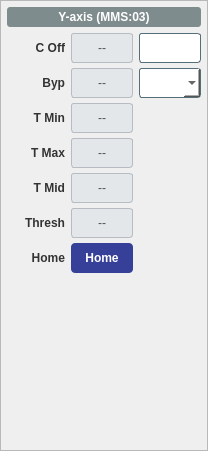
<widget class="QFrame" name="vcol_82"><property name="styleSheet"><string notr="true">QFrame#vcol_82 { border: 1px solid #A0A0A0; border-radius: 6px; }</string></property><property name="frameShape"><enum>QFrame::StyledPanel</enum></property><property name="maximumSize"><size><width>210</width><height>16777215</height></size></property><layout class="QVBoxLayout" name="cv_81"><property name="spacing"><number>6</number></property><property name="leftMargin"><number>6</number></property><property name="topMargin"><number>6</number></property><property name="rightMargin"><number>6</number></property><property name="bottomMargin"><number>6</number></property><item><widget class="QLabel" name="lbl_60"><property name="styleSheet"><string notr="true">background-color: #7F8C8D; color: white; font-weight: bold; padding: 3px; border-radius: 3px;</string></property><property name="text"><string>Y-axis (MMS:03)</string></property><property name="alignment"><set>Qt::AlignCenter</set></property></widget></item><item><layout class="QGridLayout" name="grid_78"><property name="horizontalSpacing"><number>6</number></property><property name="verticalSpacing"><number>5</number></property><item row="0" column="0"><widget class="QLabel" name="lbl_61"><property name="styleSheet"><string notr="true">color: #333; font-weight: bold;</string></property><property name="minimumSize"><size><width>58</width><height>30</height></size></property><property name="text"><string>C Off</string></property><property name="alignment"><set>Qt::AlignRight|Qt::AlignVCenter</set></property></widget></item><item row="0" column="1"><widget class="PyDMLabel" name="rb_62"><property name="minimumSize"><size><width>62</width><height>30</height></size></property><property name="maximumSize"><size><width>62</width><height>16777215</height></size></property><property name="sizePolicy"><sizepolicy hsizetype="Fixed" vsizetype="Fixed"><horstretch>0</horstretch><verstretch>0</verstretch></sizepolicy></property><property name="styleSheet"><string notr="true">background-color: #e4e7ea; color: #4a5259; border: 1px solid #b6bcc2; border-radius: 3px;</string></property><property name="alignment"><set>Qt::AlignCenter</set></property><property name="text"><string>--</string></property><property name="channel" stdset="0"><string>ca://${prefix}:MMS:03:fYCenterOffset_RBV</string></property></widget></item><item row="0" column="2"><widget class="PyDMLineEdit" name="set_63"><property name="minimumSize"><size><width>62</width><height>30</height></size></property><property name="maximumSize"><size><width>62</width><height>16777215</height></size></property><property name="sizePolicy"><sizepolicy hsizetype="Fixed" vsizetype="Fixed"><horstretch>0</horstretch><verstretch>0</verstretch></sizepolicy></property><property name="styleSheet"><string notr="true">background-color: #ffffff; color: #0c0c0c; border: 1px solid #546e7a; border-radius: 3px;</string></property><property name="alignment"><set>Qt::AlignCenter</set></property><property name="channel" stdset="0"><string>ca://${prefix}:MMS:03:fYCenterOffset</string></property></widget></item><item row="1" column="0"><widget class="QLabel" name="lbl_64"><property name="styleSheet"><string notr="true">color: #333; font-weight: bold;</string></property><property name="minimumSize"><size><width>58</width><height>30</height></size></property><property name="text"><string>Byp</string></property><property name="alignment"><set>Qt::AlignRight|Qt::AlignVCenter</set></property></widget></item><item row="1" column="1"><widget class="PyDMLabel" name="rb_65"><property name="minimumSize"><size><width>62</width><height>30</height></size></property><property name="maximumSize"><size><width>62</width><height>16777215</height></size></property><property name="sizePolicy"><sizepolicy hsizetype="Fixed" vsizetype="Fixed"><horstretch>0</horstretch><verstretch>0</verstretch></sizepolicy></property><property name="styleSheet"><string notr="true">background-color: #e4e7ea; color: #4a5259; border: 1px solid #b6bcc2; border-radius: 3px;</string></property><property name="alignment"><set>Qt::AlignCenter</set></property><property name="text"><string>--</string></property><property name="channel" stdset="0"><string>ca://${prefix}:MMS:03:bYEpsBypass_RBV</string></property></widget></item><item row="1" column="2"><widget class="PyDMEnumComboBox" name="cmb_66"><property name="minimumSize"><size><width>62</width><height>30</height></size></property><property name="maximumSize"><size><width>62</width><height>16777215</height></size></property><property name="sizePolicy"><sizepolicy hsizetype="Fixed" vsizetype="Fixed"><horstretch>0</horstretch><verstretch>0</verstretch></sizepolicy></property><property name="styleSheet"><string notr="true">background-color: #ffffff; color: #0c0c0c; border: 1px solid #546e7a; border-radius: 3px;</string></property><property name="channel" stdset="0"><string>ca://${prefix}:MMS:03:bYEpsBypass</string></property></widget></item><item row="2" column="0"><widget class="QLabel" name="lbl_67"><property name="styleSheet"><string notr="true">color: #333; font-weight: bold;</string></property><property name="minimumSize"><size><width>58</width><height>30</height></size></property><property name="text"><string>T Min</string></property><property name="alignment"><set>Qt::AlignRight|Qt::AlignVCenter</set></property></widget></item><item row="2" column="1"><widget class="PyDMLabel" name="rb_68"><property name="minimumSize"><size><width>62</width><height>30</height></size></property><property name="maximumSize"><size><width>62</width><height>16777215</height></size></property><property name="sizePolicy"><sizepolicy hsizetype="Fixed" vsizetype="Fixed"><horstretch>0</horstretch><verstretch>0</verstretch></sizepolicy></property><property name="styleSheet"><string notr="true">background-color: #e4e7ea; color: #4a5259; border: 1px solid #b6bcc2; border-radius: 3px;</string></property><property name="alignment"><set>Qt::AlignCenter</set></property><property name="text"><string>--</string></property><property name="channel" stdset="0"><string>ca://${prefix}:MMS:03:fYLimMin_RBV</string></property></widget></item><item row="3" column="0"><widget class="QLabel" name="lbl_69"><property name="styleSheet"><string notr="true">color: #333; font-weight: bold;</string></property><property name="minimumSize"><size><width>58</width><height>30</height></size></property><property name="text"><string>T Max</string></property><property name="alignment"><set>Qt::AlignRight|Qt::AlignVCenter</set></property></widget></item><item row="3" column="1"><widget class="PyDMLabel" name="rb_70"><property name="minimumSize"><size><width>62</width><height>30</height></size></property><property name="maximumSize"><size><width>62</width><height>16777215</height></size></property><property name="sizePolicy"><sizepolicy hsizetype="Fixed" vsizetype="Fixed"><horstretch>0</horstretch><verstretch>0</verstretch></sizepolicy></property><property name="styleSheet"><string notr="true">background-color: #e4e7ea; color: #4a5259; border: 1px solid #b6bcc2; border-radius: 3px;</string></property><property name="alignment"><set>Qt::AlignCenter</set></property><property name="text"><string>--</string></property><property name="channel" stdset="0"><string>ca://${prefix}:MMS:03:fYLimMax_RBV</string></property></widget></item><item row="4" column="0"><widget class="QLabel" name="lbl_71"><property name="styleSheet"><string notr="true">color: #333; font-weight: bold;</string></property><property name="minimumSize"><size><width>58</width><height>30</height></size></property><property name="text"><string>T Mid</string></property><property name="alignment"><set>Qt::AlignRight|Qt::AlignVCenter</set></property></widget></item><item row="4" column="1"><widget class="PyDMLabel" name="rb_72"><property name="minimumSize"><size><width>62</width><height>30</height></size></property><property name="maximumSize"><size><width>62</width><height>16777215</height></size></property><property name="sizePolicy"><sizepolicy hsizetype="Fixed" vsizetype="Fixed"><horstretch>0</horstretch><verstretch>0</verstretch></sizepolicy></property><property name="styleSheet"><string notr="true">background-color: #e4e7ea; color: #4a5259; border: 1px solid #b6bcc2; border-radius: 3px;</string></property><property name="alignment"><set>Qt::AlignCenter</set></property><property name="text"><string>--</string></property><property name="channel" stdset="0"><string>ca://${prefix}:MMS:03:fYLimMedium_RBV</string></property></widget></item><item row="5" column="0"><widget class="QLabel" name="lbl_73"><property name="styleSheet"><string notr="true">color: #333; font-weight: bold;</string></property><property name="minimumSize"><size><width>58</width><height>30</height></size></property><property name="text"><string>Thresh</string></property><property name="alignment"><set>Qt::AlignRight|Qt::AlignVCenter</set></property></widget></item><item row="5" column="1"><widget class="PyDMLabel" name="rb_74"><property name="minimumSize"><size><width>62</width><height>30</height></size></property><property name="maximumSize"><size><width>62</width><height>16777215</height></size></property><property name="sizePolicy"><sizepolicy hsizetype="Fixed" vsizetype="Fixed"><horstretch>0</horstretch><verstretch>0</verstretch></sizepolicy></property><property name="styleSheet"><string notr="true">background-color: #e4e7ea; color: #4a5259; border: 1px solid #b6bcc2; border-radius: 3px;</string></property><property name="alignment"><set>Qt::AlignCenter</set></property><property name="text"><string>--</string></property><property name="channel" stdset="0"><string>ca://${prefix}:MMS:03:fInOutThrsh_RBV</string></property></widget></item><item row="6" column="0"><widget class="QLabel" name="lbl_75"><property name="styleSheet"><string notr="true">color: #333; font-weight: bold;</string></property><property name="minimumSize"><size><width>58</width><height>30</height></size></property><property name="text"><string>Home</string></property><property name="alignment"><set>Qt::AlignRight|Qt::AlignVCenter</set></property></widget></item><item row="6" column="1"><widget class="PyDMPushButton" name="btn_76"><property name="minimumSize"><size><width>0</width><height>30</height></size></property><property name="styleSheet"><string notr="true">QPushButton { color: white; background-color: rgb(54,64,153); font-weight: bold; border-radius: 4px; } QPushButton:hover { background-color: #21618C; }</string></property><property name="text"><string>Home</string></property><property name="channel" stdset="0"><string>ca://${prefix}:MMS:03.HOMR</string></property><property name="pressValue" stdset="0"><string>1</string></property><property name="showConfirmDialog" stdset="0"><bool>true</bool></property><property name="confirmMessage" stdset="0"><string>Proceed with Home?</string></property></widget></item><item row="6" column="2"><widget class="PyDMByteIndicator" name="byte_77"><property name="minimumSize"><size><width>20</width><height>20</height></size></property><property name="channel" stdset="0"><string>ca://${prefix}:MMS:03:bCentered_RBV</string></property><property name="showLabels" stdset="0"><bool>false</bool></property><property name="circles" stdset="0"><bool>true</bool></property><property name="numBits" stdset="0"><number>1</number></property></widget></item></layout></item><item><spacer name="vs_79"><property name="orientation"><enum>Qt::Vertical</enum></property><property name="sizeHint" stdset="0"><size><width>20</width><height>20</height></size></property></spacer></item><item><widget class="MotorClassicVert" name="motorv_80"><property name="sizePolicy"><sizepolicy hsizetype="Expanding" vsizetype="Fixed"><horstretch>1</horstretch><verstretch>0</verstretch></sizepolicy></property><property name="minimumSize"><size><width>148</width><height>145</height></size></property><property name="motor" stdset="0"><string>${prefix}:MMS:03</string></property></widget></item></layout></widget>
